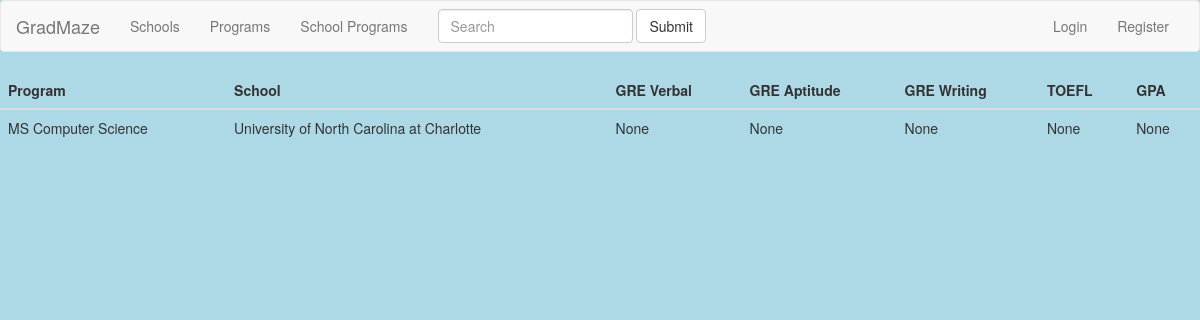
The page /GradMaze/schoolprogram/1 on the database its author committed.
### main/models.py (models this page shows, shortened)
class SchoolProgram(models.Model):
    school = models.ForeignKey(School)
    program = models.ForeignKey(Program)
    greverbal = models.CharField(max_length=5, null=True)
    greapti = models.CharField(max_length=5, null=True)
    grewriting = models.CharField(max_length=5, null=True)
    toefl = models.CharField(max_length=5, null=True)
    gpa = models.CharField(max_length=5, null=True)

class Program(models.Model):
    name = models.CharField(max_length=50)
    level = models.CharField(max_length=50)  # Masters/PhD/PSM
    school_level = models.CharField(max_length=50) # Graduate vs Undergraduate
    greverbal = models.CharField(max_length=5, null=True)
    greapti = models.CharField(max_length=5, null=True)
    grewriting = models.CharField(max_length=5, null=True)
    toefl = models.CharField(max_length=5, null=True)
    gpa = models.CharField(max_length=5, null=True)
    def __str__(self):
        return str(self.level) + " " + str(self.name)

class School(models.Model):
    name = models.CharField(max_length=50)
    abbr = models.CharField(max_length=5, null=True)
    greverbal = models.CharField(max_length=5, null=True)
    greapti = models.CharField(max_length=5, null=True)
    grewriting = models.CharField(max_length=5, null=True)
    toefl = models.CharField(max_length=5, null=True)
    gpa = models.CharField(max_length=5, null=True)
    def __str__(self):
        return str(self.name)

### main/views.py (the view)
# urls.py: url(r'^schoolprogram/(?P<pk>\d+)$', views.DetailSchoolProgramFromSP.as_view(), name='school-ancher-list'),
class DetailSchoolProgramFromSP(DetailView):
    model = SchoolProgram
    template_name = 'school_program_ancher_list.html'

### templates/school_program_ancher_list.html (shortened to what this page needs)
{% extends "base.html" %}
{% block content %}
  <div class="table-responsive">
  <table class="table">
    <thead>
      <tr>
        <th>Program</th>
        <th>School</th>
        <th>GRE Verbal</th>
        <th>GRE Aptitude</th>
        <th>GRE Writing</th>
        <th>TOEFL</th>
        <th>GPA</th>
      </tr>
    </thead>
    <tbody>
      <tr>
        <td>{{ schoolprogram.program }}</td>
        <td>{{ schoolprogram.school }}</td>
        <td>{{ schoolprogram.greverbal }}</td>
        <td>{{ schoolprogram.greapti }}</td>
        <td>{{ schoolprogram.grewriting }}</td>
        <td>{{ schoolprogram.toefl }}</td>
        <td>{{ schoolprogram.gpa }}</td>
      </tr>
    </tbody>
  </table>
  </div>
{% endblock %}

### static/css/base.css (style rules this page uses)
html body { background-color: lightblue; }

### rows shown on the page
SchoolProgram: program "MS Computer Science", school "University of North Carolina at Charlotte", greverbal "None", greapti "None", grewriting "None", toefl "None", gpa "None"
